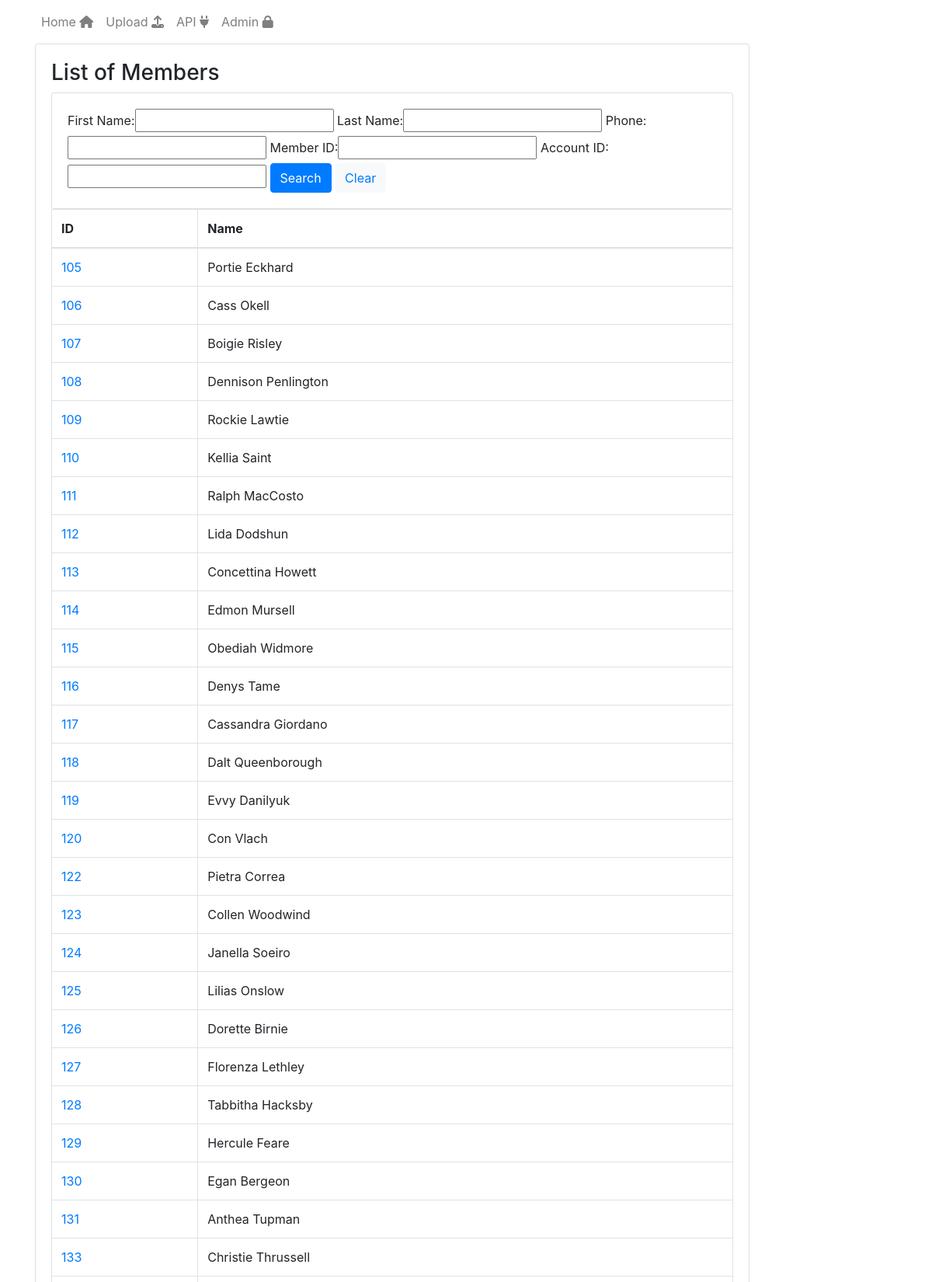
/?page=3 (upper part), run on the app's committed database.
### Members/models.py (models this page shows, shortened)
class Member(models.Model):
    first_name=models.CharField(max_length=100)
    last_name=models.CharField(max_length=100)
    phone_number=models.IntegerField()
    client_member_id=models.IntegerField()

### Members/views.py (the view)
# urls.py: path('', views.Members, name='home-page' ),
def Members(request, context={}):
    if request.method == 'GET' and 'account_id' in request.GET and request.GET['account_id'] != '':
        ac_id = request.GET['account_id']
        members = [account.member for account in Account.objects.filter(account_id=ac_id)]
        paginator = Paginator(members, 50)
        context['myFilter'] = MemberFilter(request.GET)
    else:
        members = Member.objects.all()
        myFilter = MemberFilter(request.GET, queryset=members)
        members = myFilter.qs
        paginator = Paginator(members, 50)
        context['myFilter'] = myFilter
    page = request.GET.get('page', 1)
    try:
        members = paginator.page(page)
    except PageNotAnInteger:
        members = paginator.page(1)
    except EmptyPage:
        members = paginator.page(paginator.num_pages)
    context['members'] =  members
    template = loader.get_template('Members/Members.html')
    return HttpResponse(template.render(context, request))

### Members/templates/Members/Members.html (shortened to what this page needs)
{% extends 'base.html' %}
{% block content %}
  <h3>List of Members</h3>
 <div class="row">
     <div class="col">
         <div class="card card-body">
             <form method="get">
                 {{ myFilter.form }}
                 <button class="btn btn-primary" type="submit">Search</button>
                  <button class="btn btn-light"> <a href="/">Clear</a></button>
             </form>
         </div>
     </div>
 </div>
<table class="table table-bordered">
  <thead>
    <tr>
      <th>ID</th>
      <th>Name</th>
    </tr>
  </thead>
  <tbody>
    {% for x in members %}
      <tr>
         <td><a href="/{{x.id}}">{{ x.id }}</a></td>
        <td>{{ x.first_name }} {{ x.last_name }}</td>
      </tr>
    {% endfor %}
  </tbody>
</table>
{% endblock %}

### Members/static/css/app.css (style rules this page uses)
body { background-color: gray-light; }

### data on the page
Member: id "105", first_name "Portie", last_name "Eckhard"
Member: id "106", first_name "Cass", last_name "Okell"
Member: id "107", first_name "Boigie", last_name "Risley"
Member: id "108", first_name "Dennison", last_name "Penlington"
Member: id "109", first_name "Rockie", last_name "Lawtie"
Member: id "110", first_name "Kellia", last_name "Saint"
Member: id "111", first_name "Ralph", last_name "MacCosto"
Member: id "112", first_name "Lida", last_name "Dodshun"
Member: id "113", first_name "Concettina", last_name "Howett"
Member: id "114", first_name "Edmon", last_name "Mursell"
Member: id "115", first_name "Obediah", last_name "Widmore"
Member: id "116", first_name "Denys", last_name "Tame"
Member: id "117", first_name "Cassandra", last_name "Giordano"
Member: id "118", first_name "Dalt", last_name "Queenborough"
Member: id "119", first_name "Evvy", last_name "Danilyuk"
Member: id "120", first_name "Con", last_name "Vlach"
Member: id "122", first_name "Pietra", last_name "Correa"
Member: id "123", first_name "Collen", last_name "Woodwind"
Member: id "124", first_name "Janella", last_name "Soeiro"
Member: id "125", first_name "Lilias", last_name "Onslow"
Member: id "126", first_name "Dorette", last_name "Birnie"
Member: id "127", first_name "Florenza", last_name "Lethley"
Member: id "128", first_name "Tabbitha", last_name "Hacksby"
Member: id "129", first_name "Hercule", last_name "Feare"
Member: id "130", first_name "Egan", last_name "Bergeon"
Member: id "131", first_name "Anthea", last_name "Tupman"
Member: id "133", first_name "Christie", last_name "Thrussell"
